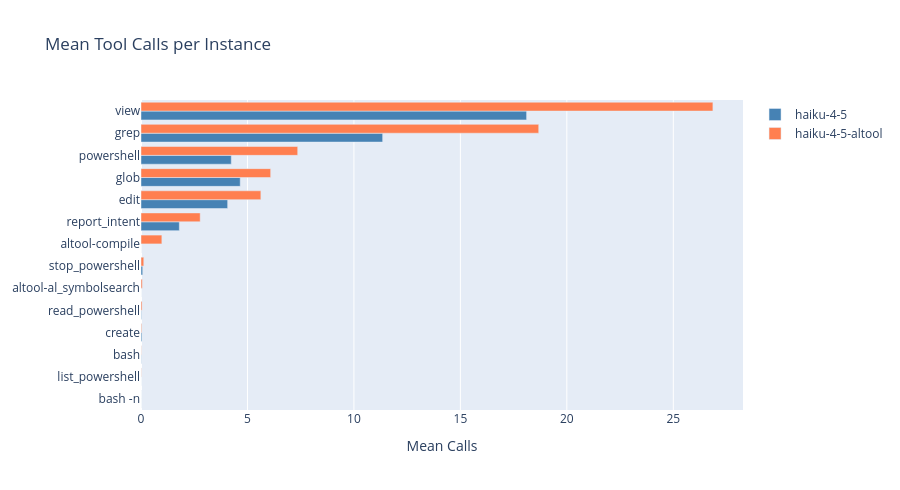

Source (notebook cell):
### Code cell
# Visualize tool usage differences
fig = go.Figure()

fig.add_trace(
    go.Bar(
        name=BASELINE_NAME,
        y=tool_df["Tool"],
        x=tool_df[BASELINE_NAME],
        orientation="h",
        marker_color="steelblue",
    )
)
fig.add_trace(
    go.Bar(
        name=ALTOOL_NAME,
        y=tool_df["Tool"],
        x=tool_df[ALTOOL_NAME],
        orientation="h",
        marker_color="coral",
    )
)

fig.update_layout(
    barmode="group",
    title_text="Mean Tool Calls per Instance",
    xaxis_title="Mean Calls",
    height=max(400, len(all_tools) * 35),
    yaxis={"categoryorder": "array", "categoryarray": tool_df["Tool"].tolist()[::-1]},
)
fig.show()

### Figure 1 — Plotly figure (JSON) as saved in the notebook; plotly's stock layout.template omitted (floating-point values rounded to 4 significant figures)
{"data": [{"marker": {"color": "steelblue"}, "name": "haiku-4-5", "orientation": "h", "type": "bar", "x": [18.11, 11.35, 4.24, 4.66, 4.07, 1.8, 0.0, 0.08, 0.0, 0.02, 0.04, 0.01, 0.0, 0.0], "y": ["view", "grep", "powershell", "glob", "edit", "report_intent", "altool-compile", "stop_powershell", "altool-al_symbolsearch", "read_powershell", "create", "bash", "list_powershell", "bash -n"]}, {"marker": {"color": "coral"}, "name": "haiku-4-5-altool", "orientation": "h", "type": "bar", "x": [26.86, 18.68, 7.36, 6.09, 5.63, 2.78, 0.98, 0.13, 0.06, 0.05, 0.03, 0.01, 0.01, 0.0], "y": ["view", "grep", "powershell", "glob", "edit", "report_intent", "altool-compile", "stop_powershell", "altool-al_symbolsearch", "read_powershell", "create", "bash", "list_powershell", "bash -n"]}], "layout": {"barmode": "group", "height": 490, "title": {"text": "Mean Tool Calls per Instance"}, "xaxis": {"title": {"text": "Mean Calls"}}, "yaxis": {"categoryarray": ["bash -n", "list_powershell", "bash", "create", "read_powershell", "altool-al_symbolsearch", "stop_powershell", "altool-compile", "report_intent", "edit", "glob", "powershell", "grep", "view"], "categoryorder": "array"}}}
